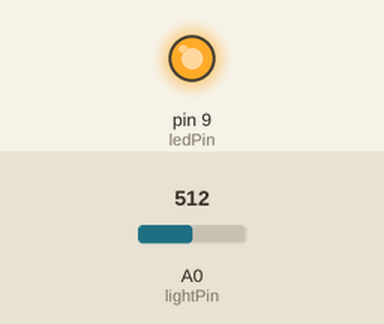
A sketch run on a simulated Arduino Uno, built with avr-gcc and run on an emulated ATmega328P. Shown: output pins drawn as LEDs (lit = HIGH). The inputs (shaded band) are chosen by the test bench; at power-on: A0 (lightPin) = 512.

Above: at 1.2 s.
1.3 s: A0 (lightPin) set to 436
2.8 s: A0 (lightPin) set to 411
At 3.2 s:
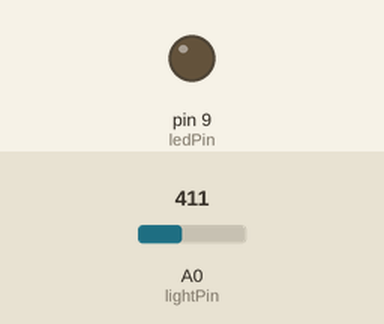
4.3 s: A0 (lightPin) set to 511
At 5.5 s:
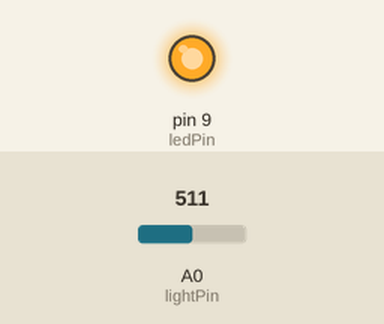
5.8 s: A0 (lightPin) set to 306
At 6.6 s:
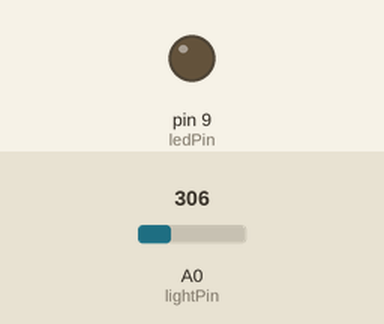
Timing chart, 0 to 8.3 s (numbered marks = the images above; inputs shaded):
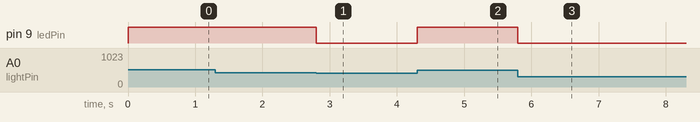

The sketch:

arduino_only.ino
```cpp
int lightPin = 0;
int ledPin = 9;

void setup() {
  pinMode(ledPin, OUTPUT);
}

void loop() {

    int lightLevel = analogRead(lightPin);
    lightLevel = map(lightLevel, 0, 900, 0, 255);
    lightLevel = constrain(lightLevel, 0, 255);


    if (lightLevel > 120) {
        digitalWrite(ledPin, HIGH);
    } else {
        digitalWrite(ledPin, LOW);
    }


}
```

Measured:
- the behaviour switches between 428 and 427 on A0 (lightPin) (found by bisection; images 0 and 1)
- after the input at 1.3 s, every drawn part: stays the same
- after the input at 2.8 s, pin 9 (ledPin): HIGH → LOW at once
- after the input at 4.3 s, pin 9 (ledPin): LOW → HIGH at once
- after the input at 5.8 s, pin 9 (ledPin): HIGH → LOW at once
